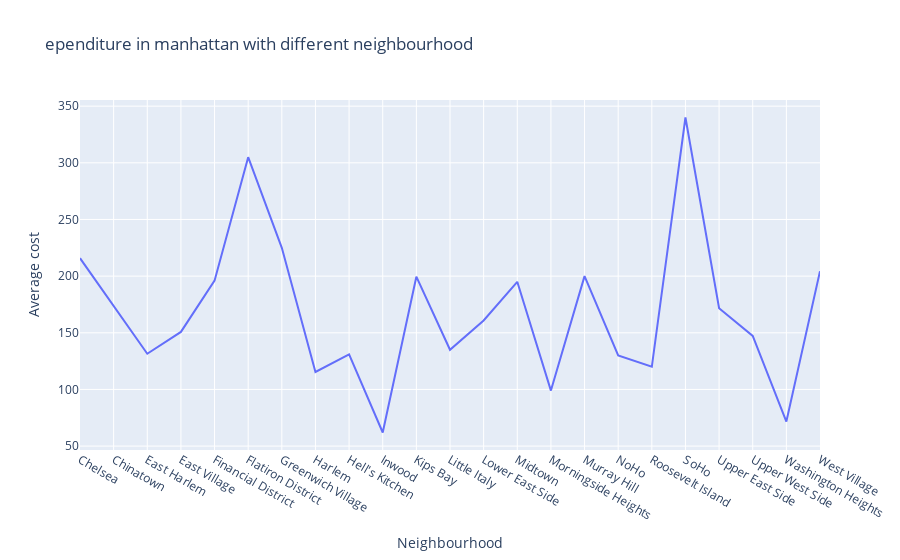

Source (notebook cell):
### Markdown cell above
### here we can see the  different neighbourhood in manhattan with average pricing

### Code cell
fig = px.line(manhattan, x=manhattan.index, y="Average cost", title='ependiture in manhattan with different neighbourhood')
fig.show()

### Figure 1 — Plotly figure (JSON) as saved in the notebook; plotly's stock layout.template omitted (floating-point values rounded to 4 significant figures)
{"data": [{"hovertemplate": "Neighbourhood=%{x}<br>Average cost=%{y}<extra></extra>", "legendgroup": "", "line": {"color": "#636efa", "dash": "solid"}, "marker": {"symbol": "circle"}, "mode": "lines", "name": "", "orientation": "v", "showlegend": false, "type": "scatter", "x": ["Chelsea", "Chinatown", "East Harlem", "East Village", "Financial District", "Flatiron District", "Greenwich Village", "Harlem", "Hell's Kitchen", "Inwood", "Kips Bay", "Little Italy", "Lower East Side", "Midtown", "Morningside Heights", "Murray Hill", "NoHo", "Roosevelt Island", "SoHo", "Upper East Side", "Upper West Side", "Washington Heights", "West Village"], "xaxis": "x", "y": [215.9, 173.3, 131.5, 150.8, 196, 305, 225, 115.4, 131, 62, 199.5, 135, 160.9, 195, 99, 200, 130, 120, 340, 171.6, 147.2, 71.67, 204.4], "yaxis": "y"}], "layout": {"legend": {"tracegroupgap": 0}, "title": {"text": "ependiture in manhattan with different neighbourhood"}, "xaxis": {"anchor": "y", "domain": [0, 1], "title": {"text": "Neighbourhood"}}, "yaxis": {"anchor": "x", "domain": [0, 1], "title": {"text": "Average cost"}}}}
